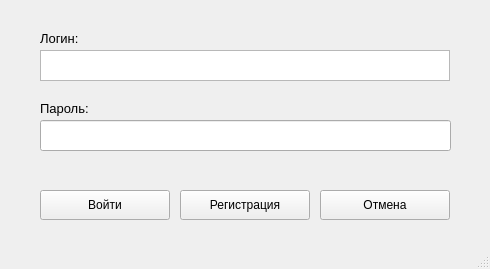
<?xml version="1.0" encoding="UTF-8"?>
<ui version="4.0">
 <class>Authorisation</class>
 <widget class="QMainWindow" name="Authorisation">
  <property name="geometry">
   <rect>
    <x>0</x>
    <y>0</y>
    <width>490</width>
    <height>269</height>
   </rect>
  </property>
  <property name="windowTitle">
   <string>Авторизация</string>
  </property>
  <widget class="QWidget" name="centralwidget">
   <widget class="QTextEdit" name="textEditLogin">
    <property name="geometry">
     <rect>
      <x>40</x>
      <y>50</y>
      <width>410</width>
      <height>31</height>
     </rect>
    </property>
   </widget>
   <widget class="QLabel" name="label">
    <property name="geometry">
     <rect>
      <x>40</x>
      <y>30</y>
      <width>55</width>
      <height>16</height>
     </rect>
    </property>
    <property name="font">
     <font>
      <pointsize>10</pointsize>
     </font>
    </property>
    <property name="text">
     <string>Логин:</string>
    </property>
   </widget>
   <widget class="QLabel" name="label_2">
    <property name="geometry">
     <rect>
      <x>40</x>
      <y>100</y>
      <width>81</width>
      <height>16</height>
     </rect>
    </property>
    <property name="font">
     <font>
      <pointsize>10</pointsize>
     </font>
    </property>
    <property name="text">
     <string>Пароль:</string>
    </property>
   </widget>
   <widget class="QPushButton" name="pushButtonLogin">
    <property name="geometry">
     <rect>
      <x>40</x>
      <y>190</y>
      <width>130</width>
      <height>30</height>
     </rect>
    </property>
    <property name="text">
     <string>Войти</string>
    </property>
   </widget>
   <widget class="QPushButton" name="pushButtonRegistration">
    <property name="geometry">
     <rect>
      <x>180</x>
      <y>190</y>
      <width>130</width>
      <height>30</height>
     </rect>
    </property>
    <property name="text">
     <string>Регистрация</string>
    </property>
   </widget>
   <widget class="QPushButton" name="pushButtonCancelAuth">
    <property name="geometry">
     <rect>
      <x>320</x>
      <y>190</y>
      <width>130</width>
      <height>30</height>
     </rect>
    </property>
    <property name="text">
     <string>Отмена</string>
    </property>
   </widget>
   <widget class="QLineEdit" name="textEditPassword">
    <property name="geometry">
     <rect>
      <x>40</x>
      <y>120</y>
      <width>411</width>
      <height>31</height>
     </rect>
    </property>
    <property name="inputMask">
     <string/>
    </property>
    <property name="echoMode">
     <enum>QLineEdit::Password</enum>
    </property>
   </widget>
  </widget>
  <widget class="QStatusBar" name="statusbar"/>
 </widget>
 <resources/>
 <connections/>
</ui>
